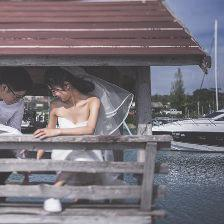
#> input picture data/train_data/1000_a.jpg, 224 x 224 px, given in place of 144722436540.jpg, which was not available
$ python color_op.py
#> lines starting #> are read from the running program, lines starting #| are printed output that depends on the picture
### utils/load_image.py
import sys
sys.path.append('/home/wyz/PycharmProjects/deep_drawing_and_paintings_network_make_photo_retouching_easier/')
import numpy as np
import pandas as pd
from PIL import Image
from PIL import Image
import matplotlib.pyplot as plt
import os
import cv2
from constant.constant import *


def resize_image(image,outpath,size=(224,224)):
    resized_img = cv2.resize(image,size)
    save_image(resized_img,filepath=outpath)


def load_image2numpy(path):
    img = np.array(Image.open(path))
#> img is the input picture: shape (224, 224, 3); mean R, G, B 119.5, 113.4, 121
    img = img/256.0
    return img

def show_image(image,info='SHOW'):
#> called with info = 'SHOW'
    image = image*255.0
    image = np.clip(image,a_max=255,a_min=0)
    image = Image.fromarray(image.astype(np.uint8))
#> image: PIL image 224x224 RGB
    image.show(title=info+'.png')
    return

# [6 lines left out: function save_image, not called in this run]

def show_histogram(image,whe_close=False):
#> called with whe_close = False
    plt.figure(figsize=(20, 5))
    image = (image*255.0).astype(np.uint8)
    color = ('r', 'g', 'b')
    for i, col in enumerate(color):
        histr = cv2.calcHist([image], [i], None, [256], [0, 256])
        histr = histr/(image.shape[0]*image.shape[1])
        plt.plot(histr, color=col)
        plt.xlim([0, 256])
    plt.show()
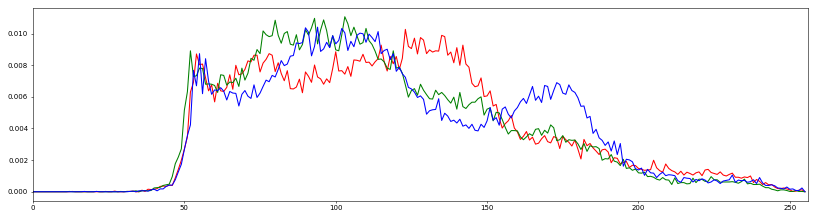
#> figure drawn by matplotlib, 1 panel; curve peaks at x = 123, y = 0.0103; curve peaks at x = 103, y = 0.0111; curve peaks at x = 94, y = 0.0104
    if whe_close == True:
        plt.pause(0.5)
        plt.close()


# [61 lines left out: functions count_pixel, count_blue_pixel, check_histogram, not called in this run]


# [26 lines that do not run on import are left out]
        # [11 lines of commented-out code are left out]

### utils/color_op.py
import cv2 as cv
import numpy as np
from utils.load_image import *
import math
import cv2
from constant.constant import *
"""
 in open-cv HSV:
        H 0-180
        S 0-255
        V 0-255

 in open-cv HLS:
        H 0-180
        L 0-255
        S 0-255

 in open-cv LAB:
        L   0  - 100
        A -127 - 128
        B -127 - 128
"""


# [251 lines left out: functions RGB_to_LAB, HLS_to_RGB, RGB_to_HLS, HSV_to_RGB, RGB_to_HSV, ColourDistance and 10 more, not called in this run]


if __name__ == '__main__':
    root_path = '/home/wyz/PycharmProjects/deep_drawing_and_paintings_network_make_photo_retouching_easier/'
    file = 'prepare_data_pair/fuck/144722436540.jpg'
    filepath = root_path + file

    raw_image_np = load_image2numpy(filepath)
    show_image(raw_image_np)
    show_histogram(raw_image_np)

    # [42 lines of commented-out code are left out]

$ run again, on data/source_data/1.jpg
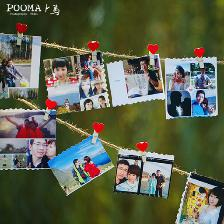
#> input picture data/source_data/1.jpg, 224 x 224 px, given in place of 144722436540.jpg, which was not available
#> in load_image2numpy, img is the input picture: shape (224, 224, 3); mean R, G, B 92.6, 97.6, 75.8
#> in show_histogram, `plt.show()`:
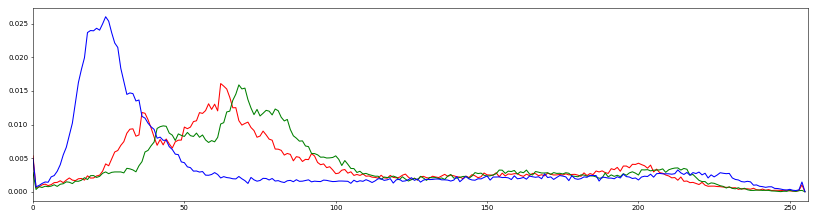
#> figure drawn by matplotlib, 1 panel; curve peaks at x = 62, y = 0.0161; curve peaks at x = 68, y = 0.0159; curve peaks at x = 24, y = 0.026
